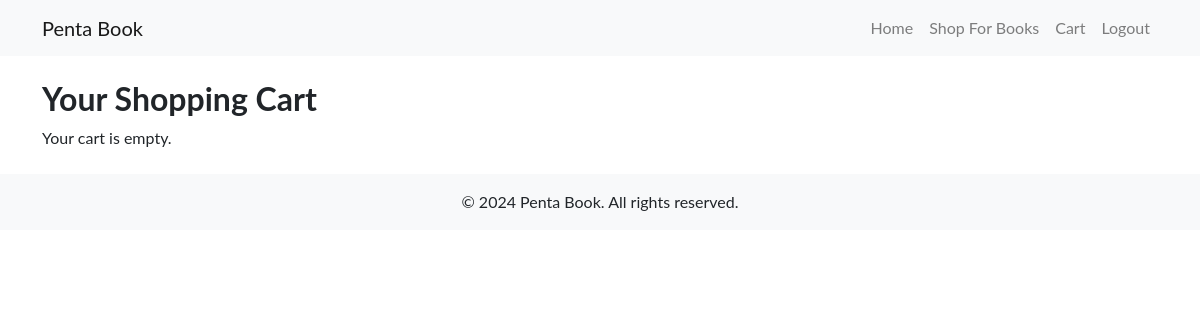
/cart (signed in), run on an earlier commit of the app's database.
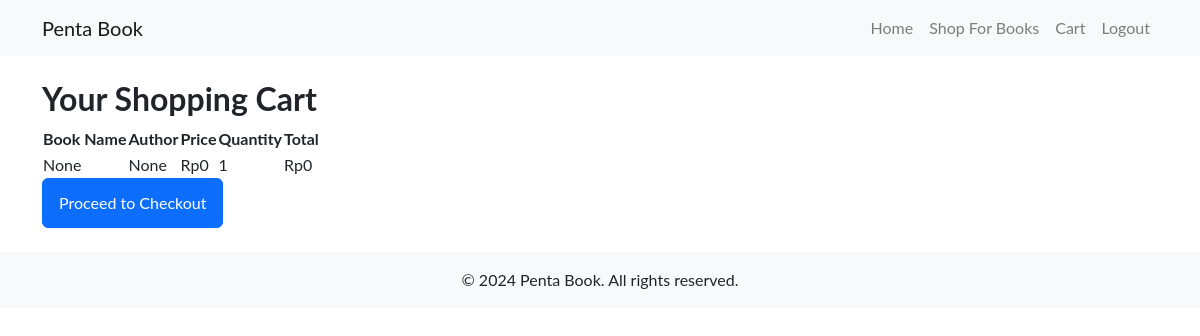
And on a later commit of the database.
### tables this page shows
CREATE TABLE cartitems (
    cart_item_id INTEGER PRIMARY KEY AUTOINCREMENT,
    cart_id INTEGER,
    book_id INTEGER,
    quantity INTEGER NOT NULL,
    FOREIGN KEY (cart_id) REFERENCES cart (cart_id),
    FOREIGN KEY (book_id) REFERENCES books (book_id)
);

### app.py (the view)
@app.route('/cart')
def cart():
    if 'user_id' not in session:
        flash('You need to be logged in to view your cart.', 'warning')
        return redirect(url_for('login'))
    try:
        db = get_db()
        cur = db.execute('''
            SELECT b.book_id, b.book_name, b.author, IFNULL(b.price, 0) as price, ci.quantity
            FROM cartitems ci
            JOIN books b ON ci.book_id = b.book_id
            JOIN cart c ON ci.cart_id = c.cart_id
            WHERE c.buyer_id = ? AND c.status = "open"
        ''', (session['user_id'],))
        cart_items = cur.fetchall()
        return render_template('cart.html', cart_items=cart_items, format_currency=format_currency)
    except Exception as e:
        flash(f'An error occurred: {e}', 'danger')
        return redirect(url_for('index'))

### app.py (called while the page is built)
def get_db():
    if 'db' not in g:
        g.db = sqlite3.connect(app.config['DATABASE'])
        g.db.row_factory = sqlite3.Row
    return g.db

def format_currency(value):
    return f'Rp{value:,.0f}'.replace(',', '.')

### templates/cart.html
{% extends "base.html" %}
{% block content %}
<h2>Your Shopping Cart</h2>
{% if cart_items %}
    <table>
        <thead>
            <tr>
                <th>Book Name</th>
                <th>Author</th>
                <th>Price</th>
                <th>Quantity</th>
                <th>Total</th>
            </tr>
        </thead>
        <tbody>
        {% for item in cart_items %}
            <tr>
                <td>{{ item['book_name'] }}</td>
                <td>{{ item['author'] }}</td>
                <td>{{ format_currency(item['price']) }}</td>
                <td>{{ item['quantity'] }}</td>
                <td>{{ format_currency(item['price'] * item['quantity']) }}</td>
            </tr>
        {% endfor %}
        </tbody>
    </table>
    <a href="{{ url_for('checkout') }}" class="btn btn-primary">Proceed to Checkout</a>
{% else %}
    <p>Your cart is empty.</p>
{% endif %}
{% endblock %}

### templates/base.html (shortened to what this page needs)
<!DOCTYPE html>
<html lang="en">
<head>
    <link rel="stylesheet" href="https://maxcdn.bootstrapcdn.com/bootstrap/4.5.2/css/bootstrap.min.css">
    <link rel="stylesheet" href="{{ url_for('static', filename='styles.css') }}">
</head>
<body>
    <nav class="navbar navbar-expand-lg navbar-light bg-light">
        <div class="container">
            <a class="navbar-brand" href="{{ url_for('index') }}">Penta Book</a>
            <div class="collapse navbar-collapse" id="navbarNav">
                <ul class="navbar-nav ml-auto">
                    <li class="nav-item">
                        <a class="nav-link" href="{{ url_for('index') }}">Home</a>
                    </li>
                    <li class="nav-item">
                        <a class="nav-link" href="{{ url_for('shop_books') }}">Shop For Books</a>
                    </li>
                    <li class="nav-item">
                        <a class="nav-link" href="{{ url_for('cart') }}">Cart</a>
                    </li>
                    {% if session.get('user_id') %}
                        <li class="nav-item">
                            <a class="nav-link" href="{{ url_for('logout') }}">Logout</a>
                        </li>
                    {% endif %}
                </ul>
            </div>
        </div>
    </nav>
    <div class="container mt-4">
        {% block content %}{% endblock %}
    </div>
    <footer class="footer bg-light py-3 mt-4">
        <div class="container">
            <div class="row">
                <div class="col text-center">
                    &copy; 2024 Penta Book. All rights reserved.
                </div>
            </div>
        </div>
    </footer>
</body>
</html>

What changed in the data, as far as the page shows it:
added cartitems: book_name "None", author "None", price "Rp0", quantity "1", format_currency(item['price']*item['quantity']) "Rp0"
Also different on the page:
text no longer shown: "Your cart is empty."
text now shown: "Book Name Author Price Quantity Total Proceed to Checkout"
